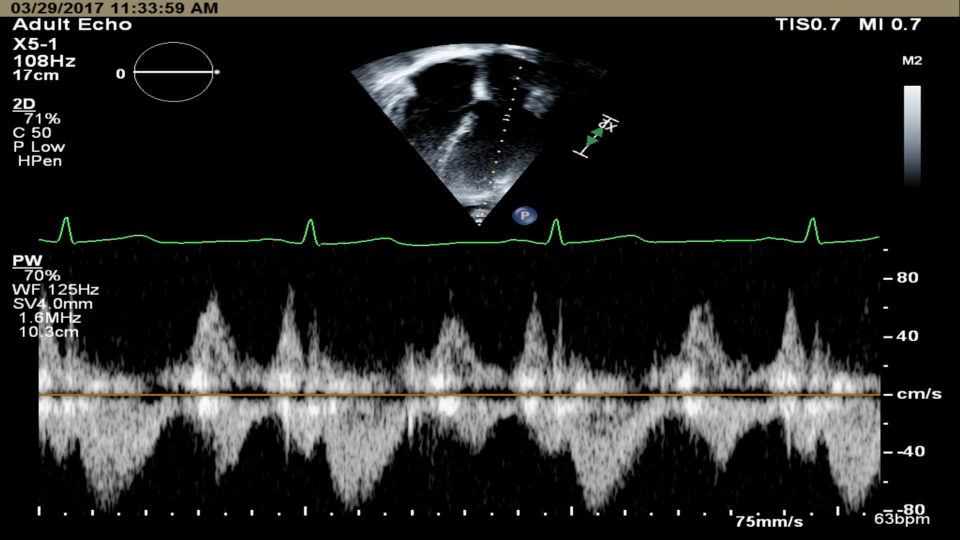
%> input picture A.jpg, 1920 x 1080 px (shown at 1/2 size)
$ octave --eval "result = ExtractDopplerFromECHO(imread('A.jpg'));"   (GNU Octave 9; MATLAB toolbox functions it lacks are replaced by stand-ins)
%> lines starting %> are read from the running program, lines starting %| are printed output that depends on the picture
### smooth2a.m
function matrixOut = smooth2a(matrixIn,Nr,Nc)
% Smooths 2D array data.  Ignores NaN's.
%
%function matrixOut = smooth2a(matrixIn,Nr,Nc)
%
% This function smooths the data in matrixIn using a mean filter over a
% rectangle of size (2*Nr+1)-by-(2*Nc+1).  Basically, you end up replacing
% element "i" by the mean of the rectange centered on "i".  Any NaN
% elements are ignored in the averaging.  If element "i" is a NaN, then it
% will be preserved as NaN in the output.  At the edges of the matrix,
% where you cannot build a full rectangle, as much of the rectangle that
% fits on your matrix is used (similar to the default on Matlab's builtin
% function "smooth").
%
% "matrixIn": original matrix
% "Nr": number of points used to smooth rows
% "Nc": number of points to smooth columns.  If not specified, Nc = Nr.
%
% "matrixOut": smoothed version of original matrix
%
%
% 	Written by Greg Reeves, March 2009.
% 	Division of Biology
% 	Caltech
%
% 	Inspired by "smooth2", written by Kelly Hilands, October 2004
% 	Applied Research Laboratory
% 	Penn State University
%
% 	Developed from code written by Olof Liungman, 1997
% 	Dept. of Oceanography, Earth Sciences Centre
% 	G�teborg University, Sweden
% 	E-mail: olof.liungman@oce.gu.se

%
% Initial error statements and definitions
%
if nargin < 2, error('Not enough input arguments!'), end

N(1) = Nr;
if nargin < 3, N(2) = N(1); else N(2) = Nc; end

if length(N(1)) ~= 1, error('Nr must be a scalar!'), end
if length(N(2)) ~= 1, error('Nc must be a scalar!'), end

%
% Building matrices that will compute running sums.  The left-matrix, eL,
% smooths along the rows.  The right-matrix, eR, smooths along the
% columns.  You end up replacing element "i" by the mean of a (2*Nr+1)-by-
% (2*Nc+1) rectangle centered on element "i".
%
[row,col] = size(matrixIn);
eL = spdiags(ones(row,2*N(1)+1),(-N(1):N(1)),row,row);
eR = spdiags(ones(col,2*N(2)+1),(-N(2):N(2)),col,col);

%
% Setting all "NaN" elements of "matrixIn" to zero so that these will not
% affect the summation.  (If this isn't done, any sum that includes a NaN
% will also become NaN.)
%
A = isnan(matrixIn);
matrixIn(A) = 0;

%
% For each element, we have to count how many non-NaN elements went into
% the sums.  This is so we can divide by that number to get a mean.  We use
% the same matrices to do this (ie, "eL" and "eR").
%
nrmlize = eL*(~A)*eR;
nrmlize(A) = NaN;

%
% Actually taking the mean.
%
matrixOut = eL*matrixIn*eR;
matrixOut = matrixOut./nrmlize;

### ExtractDopplerFromECHO.m
function[lo_env,up_env,lo_env2,up_env2]=ExtractDopplerFromECHO(A)
% A function to extract the Doppler velocity from ECHO images.
% The input image is in gray scale with EKG shown in a green color.
% The input image is a 3D array with the first two dimensions
% being the number of pixles in the vertical and horzontal axes,
% respectively. The image array contains the RGB components of the image,
% where the numbers in the RGB data repreent the amplitude of the Red,
% Green, and Blue compoents, respectively.
%
%
%  Exmaple call:
%       ExtractDopplerFromECHO(ImageFile);
%
% Amirtaha Taebi
% Department of Biomedical Engineering
% University of California Davis
% Summer 2019

 %% Parameters

 Gray_threshold1= 30;   % Amplitude threshold
                         % You can reduce thresholds to find hard to find green
                         % pixels.

 GrayStart=  80;         % Starting pixel of the Doppler in the image
 GrayEnd  =1767;         % End pixel of the Doppler in the image


VerticalPixelDoppler_start=575;
VerticalPixelDoppler_end  =1030;
YellowLine = 790;
Doppler_Flip = VerticalPixelDoppler_end-VerticalPixelDoppler_start;
SearchWindow = 100;    % search window to find maximum

DopplerEnvThreshold = 0.30; % Threshold to find doppler envelope
DopplerEnvThreshold2 = 0.05;


%% Main function
Original_image = A;
%> Original_image is the input picture: size 1080x1920x3 uint8; mean R, G, B 35.9, 36, 34.7
Original_image_Doppler = Original_image(VerticalPixelDoppler_start:VerticalPixelDoppler_end,:,:);
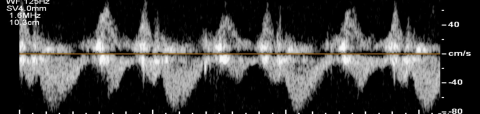
%> Original_image_Doppler: size 456x1920x3 uint8 (shown at 1/4 size); mean R, G, B 61.1, 60.6, 60

% removing the white dots from the lower part of the ECHO image
for i1 = 0:31
    for i2 = round(i1*53.225)+75:round(i1*53.225)+75+8
        for i3 = 1013:1032
            A(i3,i2,:) = 0;
        end
    end
end

% smoothing the doppler image
% smoothed_image(:,:,1) = smooth2a(double(A(VerticalPixelDoppler_start:VerticalPixelDoppler_end,:,1)),3,3)/255;
% smoothed_image(:,:,2) = smooth2a(double(A(VerticalPixelDoppler_start:VerticalPixelDoppler_end,:,2)),3,3)/255;
% smoothed_image(:,:,3) = smooth2a(double(A(VerticalPixelDoppler_start:VerticalPixelDoppler_end,:,3)),3,3)/255;

% Plot original image and find image dimentions in pixels
figure(201); image(Original_image);

Size1=size(A,1);
Size2=size(A,2);

GrayFoundArray=zeros(Size1,Size2);
avg_intensity = zeros(Size1,Size2);
A_double_format = double(A);

smoothed_image(:,:,1) = smooth2a(A_double_format(:,:,1),3,3)/255;
%> in smooth2a, `matrixIn(A) = 0;`:
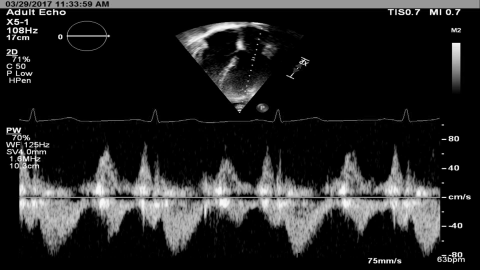
%> matrixIn: size 1080x1920 double (shown at 1/4 size); min 0, max 255, mean 35.7
%> in smooth2a, `nrmlize = eL*(~A)*eR;`:
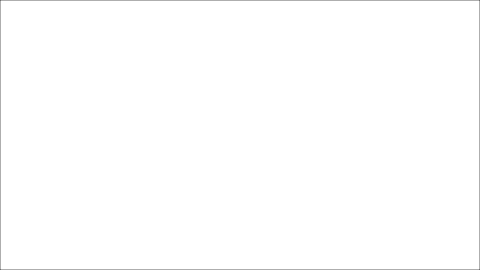
%> nrmlize: size 1080x1920 double (shown at 1/4 size); min 16, max 49, mean 48.9; drawn with min black and max white
smoothed_image(:,:,2) = smooth2a(A_double_format(:,:,2),3,3)/255;
%> call 2 of smooth2a, with Nr = 3, Nc = 3
%> in smooth2a (call 2), `matrixOut = eL*matrixIn*eR;`:
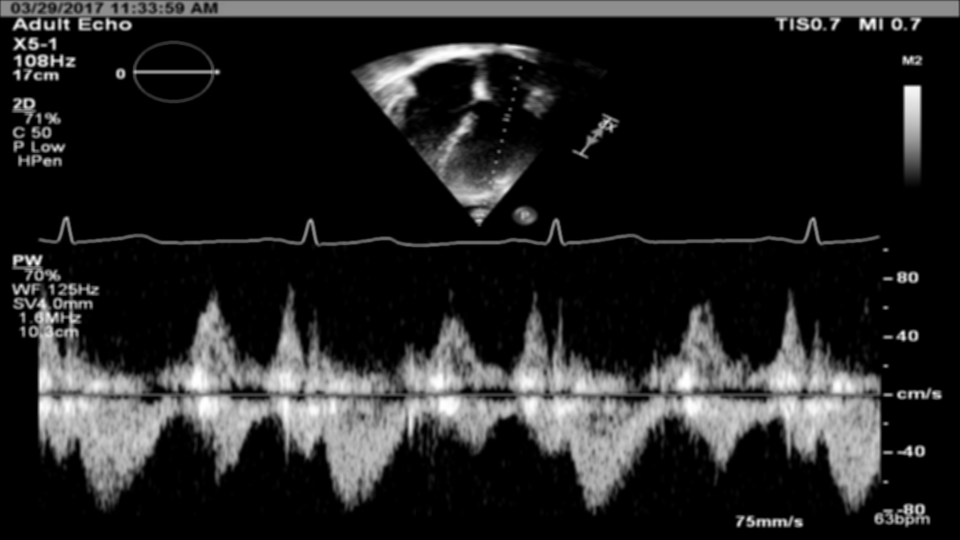
%> matrixOut: size 1080x1920 double (shown at 1/2 size); min 0, max 12133, mean 1747.7; drawn with min black and max white
smoothed_image(:,:,3) = smooth2a(A_double_format(:,:,3),3,3)/255;
%> (the rest of the program and of its run is left out)
